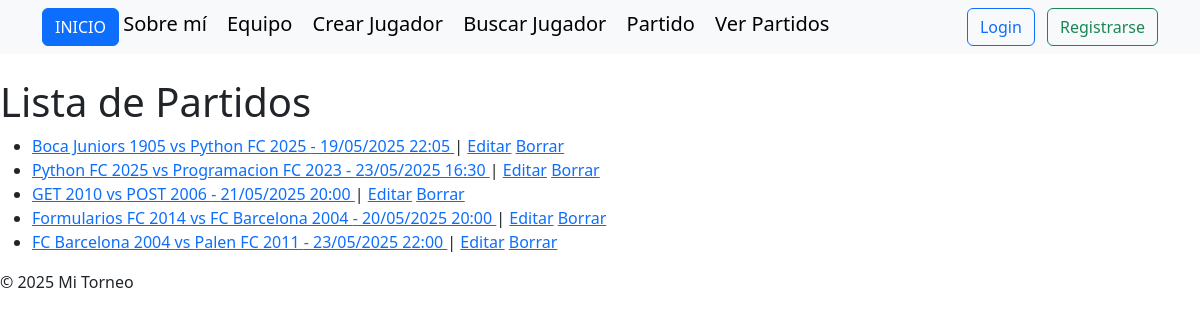
/lista_partidos/, run on an earlier commit of the app's database.
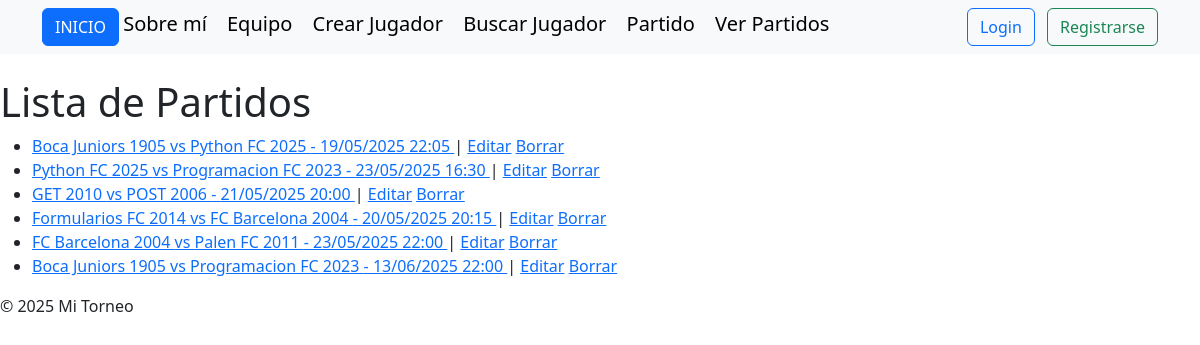
And on a later commit of the database.
### apptorneo/models.py (models this page shows, shortened)
class Partido(models.Model):
    local= models.ForeignKey(Equipo, on_delete=models.CASCADE, related_name='partidos_local')
    visitante= models.ForeignKey(Equipo, on_delete=models.CASCADE, related_name='partidos_visitante')
    fecha= models.DateTimeField()
    goles_local= models.IntegerField()
    goles_visitante= models.IntegerField()
    imagen = models.ImageField(upload_to='partidos', null=True, blank=True)

class Equipo(models.Model):
    nombre= models.CharField(max_length=30)
    año_fundacion= models.IntegerField()
    def __str__(self):
            return f"{self.nombre} {self.año_fundacion}"

### apptorneo/views.py (the view)
# urls.py: path('lista_partidos/', PartidoListView.as_view(), name='lista_partidos'),
class PartidoListView(ListView):
    model = Partido
    context_object_name = 'partidos'

### apptorneo/templates/apptorneo/partido_list.html (shortened to what this page needs)
{% extends 'apptorneo/base.html' %}
{% block content %}
   <h1>Lista de Partidos</h1>
  {% if partidos %}
    <ul>
      {% for partido in partidos %}
        <li>
            <a href="{% url 'detalle_partido' partido.pk %}">
                {{ partido.local }} vs {{ partido.visitante }} - {{ partido.fecha|date:"d/m/Y H:i" }}
            </a> |
            <a href="{% url 'editar_partido' partido.pk %}">Editar</a>
            <a href="{% url 'borrar_partido' partido.pk %}">Borrar</a>
        </li>
      {% endfor %}
    </ul>
  {% else %}
    <p>No hay partidos todavía.</p>
  {% endif %}
{% endblock %}

### apptorneo/templates/apptorneo/base.html (shortened to what this page needs)
{% load static %}
<!DOCTYPE html>
<html lang="en">
    <head>
        <link href="https://cdn.jsdelivr.net/npm/bootstrap@5.3.0/dist/css/bootstrap.min.css" rel="stylesheet">
    </head>
    <body>
        <header>
            <nav class="navbar navbar-light bg-light static-top">
                <div class="container d-flex justify-content-between align-items-center">
                <div>
                    <a class="btn btn-primary" href="{% url 'inicio' %}">INICIO</a>
                    <a class="navbar-brand" href="{% url 'about' %}">Sobre mí</a>
                    <a class="navbar-brand" href="{% url 'crear_equipo' %}">Equipo</a>
                    <a class="navbar-brand" href="{% url 'crear_jugador' %}">Crear Jugador</a>
                    <a class="navbar-brand" href="{% url 'buscar_jugador' %}">Buscar Jugador</a>
                    <a class="navbar-brand" href="{% url 'crear_partido' %}">Partido</a>
                    <a class="navbar-brand" href="{% url 'lista_partidos' %}">Ver Partidos</a>
                </div>
                <div>
                    {% if user.is_authenticated %}
                        <span class="me-2">Hola, {{ user.username }}</span>
                        <a class="btn btn-outline-info me-2" href="{% url 'bandeja_entrada' %}">Mensajes</a>
                        <a class="btn btn-outline-secondary me-2" href="{% url 'perfil' %}">Perfil</a>
                        <form method="post" action="{% url 'logout' %}" style="display:inline;">
                            {% csrf_token %}
                            <button type="submit" class="btn btn-outline-danger">Logout</button>
                        </form>
                    {% else %}
                        <a class="btn btn-outline-primary me-2" href="{% url 'login' %}">Login</a>
                        <a class="btn btn-outline-success" href="{% url 'register' %}">Registrarse</a>
                    {% endif %}
                </div>
                </div>
            </nav>
        </header>
        <main>
            {% block content %}{% endblock %}
        </main>
        <footer>
            <p>&copy; 2025 Mi Torneo</p>
        </footer>
    </body>
    </html>

What changed in the data, as far as the page shows it:
changed Partido "Formularios FC 2014": fecha "20/05/2025 20:00" → "20/05/2025 20:15"
added Partido: local "Boca Juniors 1905", visitante "Programacion FC 2023", fecha "13/06/2025 22:00"
